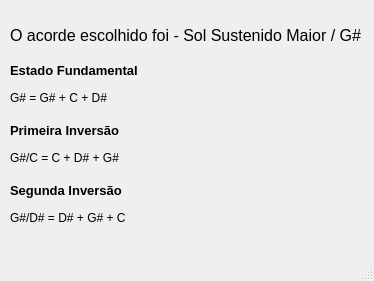
<?xml version="1.0" encoding="UTF-8"?>
<ui version="4.0">
 <class>MainWindow</class>
 <widget class="QMainWindow" name="MainWindow">
  <property name="geometry">
   <rect>
    <x>0</x>
    <y>0</y>
    <width>374</width>
    <height>281</height>
   </rect>
  </property>
  <property name="windowTitle">
   <string>MainWindow</string>
  </property>
  <widget class="QWidget" name="centralwidget">
   <widget class="QLabel" name="label">
    <property name="geometry">
     <rect>
      <x>10</x>
      <y>20</y>
      <width>351</width>
      <height>31</height>
     </rect>
    </property>
    <property name="font">
     <font>
      <pointsize>12</pointsize>
     </font>
    </property>
    <property name="text">
     <string>O acorde escolhido foi - Sol Sustenido Maior / G#</string>
    </property>
   </widget>
   <widget class="QLabel" name="label_2">
    <property name="geometry">
     <rect>
      <x>10</x>
      <y>60</y>
      <width>141</width>
      <height>21</height>
     </rect>
    </property>
    <property name="font">
     <font>
      <pointsize>10</pointsize>
      <weight>75</weight>
      <bold>true</bold>
     </font>
    </property>
    <property name="text">
     <string>Estado Fundamental</string>
    </property>
   </widget>
   <widget class="QLabel" name="label_3">
    <property name="geometry">
     <rect>
      <x>10</x>
      <y>90</y>
      <width>341</width>
      <height>16</height>
     </rect>
    </property>
    <property name="font">
     <font>
      <pointsize>9</pointsize>
     </font>
    </property>
    <property name="text">
     <string>G# = G# + C + D#</string>
    </property>
   </widget>
   <widget class="QLabel" name="label_4">
    <property name="geometry">
     <rect>
      <x>10</x>
      <y>150</y>
      <width>351</width>
      <height>16</height>
     </rect>
    </property>
    <property name="font">
     <font>
      <pointsize>9</pointsize>
     </font>
    </property>
    <property name="text">
     <string>G#/C = C + D# + G#</string>
    </property>
   </widget>
   <widget class="QLabel" name="label_5">
    <property name="geometry">
     <rect>
      <x>10</x>
      <y>120</y>
      <width>141</width>
      <height>21</height>
     </rect>
    </property>
    <property name="font">
     <font>
      <pointsize>10</pointsize>
      <weight>75</weight>
      <bold>true</bold>
     </font>
    </property>
    <property name="text">
     <string>Primeira Inversão</string>
    </property>
   </widget>
   <widget class="QLabel" name="label_6">
    <property name="geometry">
     <rect>
      <x>10</x>
      <y>210</y>
      <width>351</width>
      <height>16</height>
     </rect>
    </property>
    <property name="font">
     <font>
      <pointsize>9</pointsize>
     </font>
    </property>
    <property name="text">
     <string>G#/D# = D# + G# + C</string>
    </property>
   </widget>
   <widget class="QLabel" name="label_7">
    <property name="geometry">
     <rect>
      <x>10</x>
      <y>180</y>
      <width>141</width>
      <height>21</height>
     </rect>
    </property>
    <property name="font">
     <font>
      <pointsize>10</pointsize>
      <weight>75</weight>
      <bold>true</bold>
     </font>
    </property>
    <property name="text">
     <string>Segunda Inversão</string>
    </property>
   </widget>
  </widget>
  <widget class="QMenuBar" name="menubar">
   <property name="geometry">
    <rect>
     <x>0</x>
     <y>0</y>
     <width>374</width>
     <height>21</height>
    </rect>
   </property>
  </widget>
  <widget class="QStatusBar" name="statusbar"/>
 </widget>
 <resources/>
 <connections/>
</ui>
